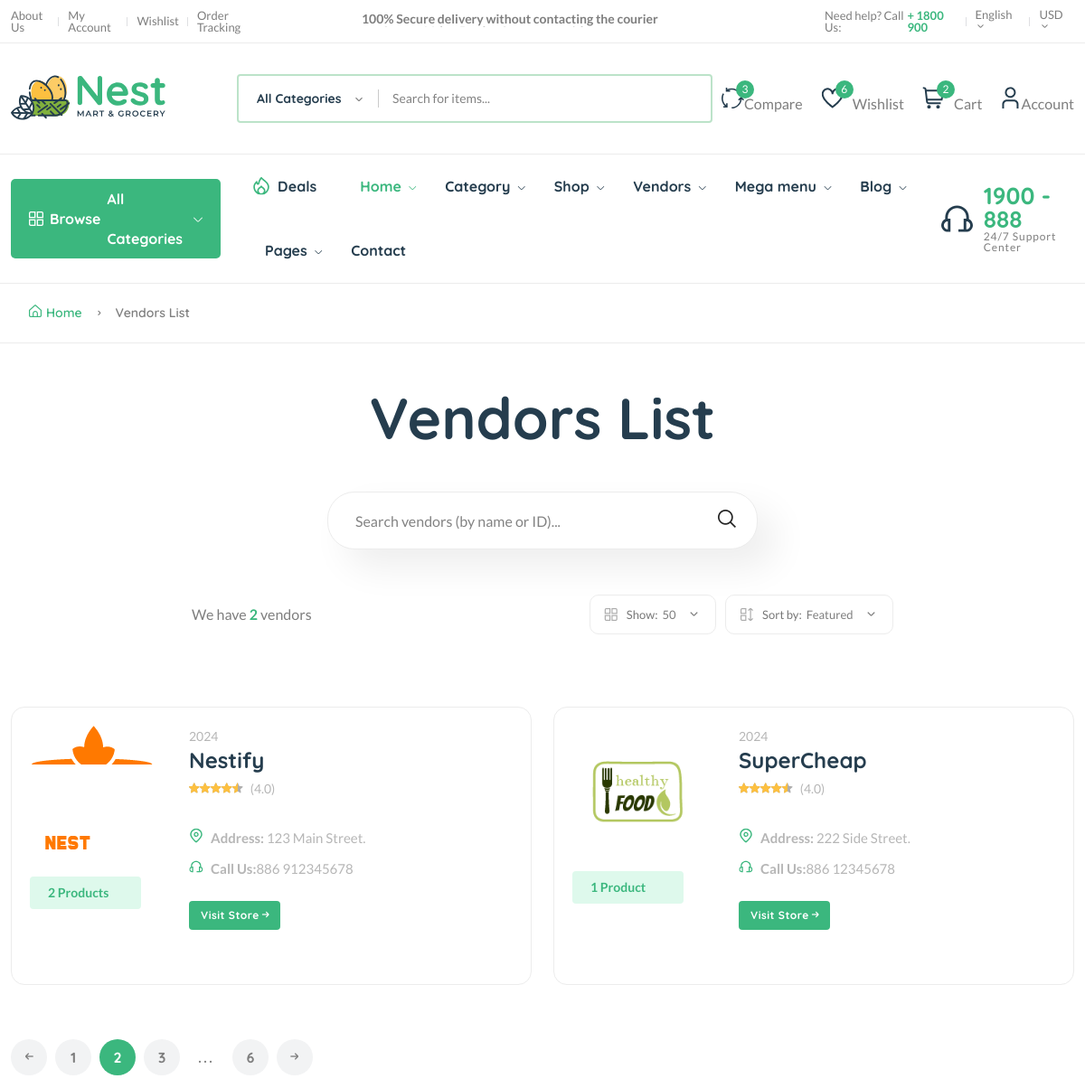
Page /vendors/ (upper part) on the earlier database version.
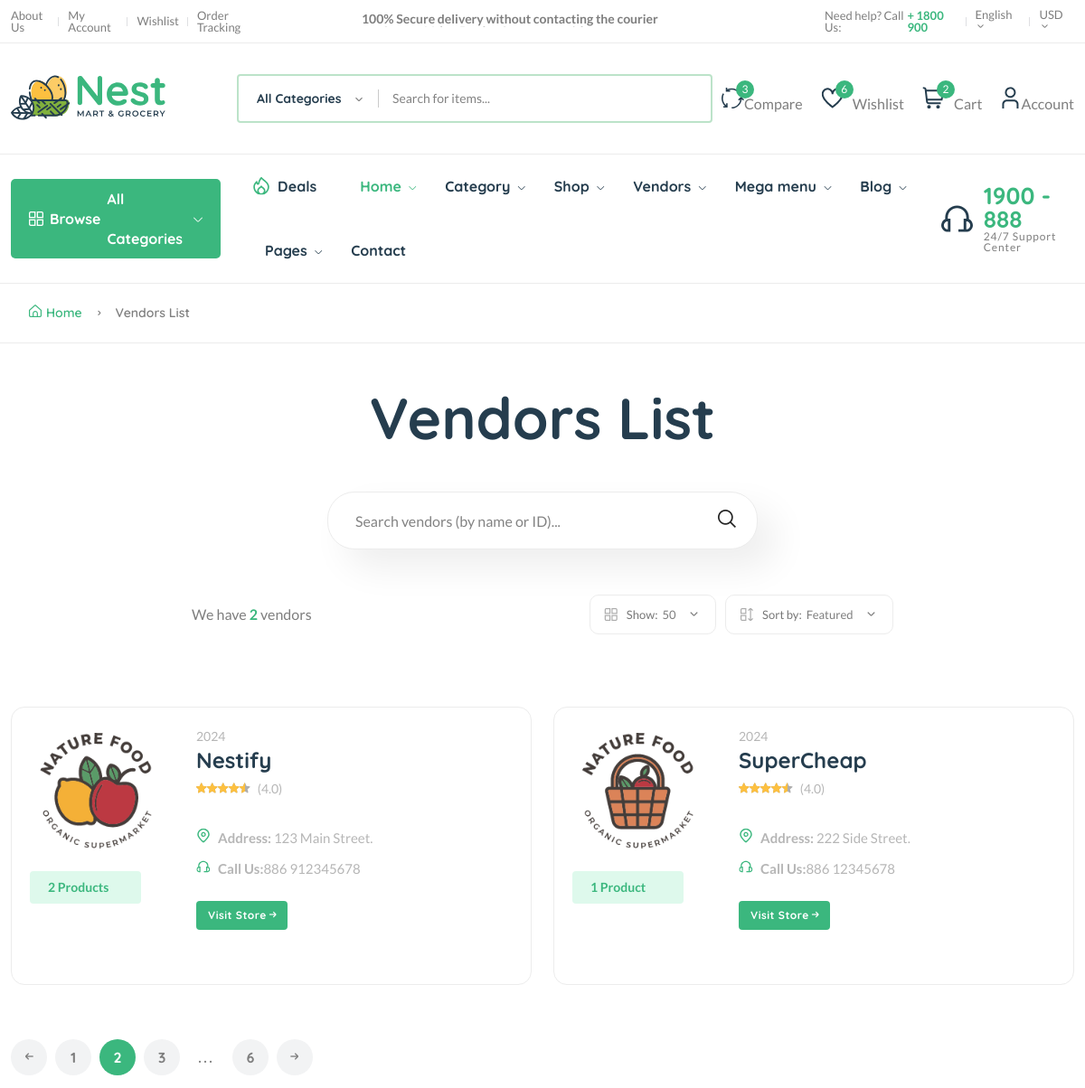
Same page on the later database version.
### core/models.py (models this page shows, shortened)
class Vendor(models.Model):
    vid = ShortUUIDField(
        unique=True, length=10, max_length=20, prefix="ven", alphabet="abcdefgh12345"
    )
    title = models.CharField(max_length=100, default="N/A")
    image = models.ImageField(upload_to="user_directory_path", default="vendor.jpg")
    cover_image = models.ImageField(
        upload_to="user_directory_path", default="vendor.jpg"
    )
    description = models.TextField(null=True, blank=True, default="N/A")
    address = models.CharField(max_length=100, default="N/A")
    contact = models.CharField(max_length=100, default="N/A")
    chat_resp_time = models.CharField(max_length=100, default="N/A")
    shipping_on_time = models.CharField(max_length=100, default="N/A")
    authentic_rating = models.CharField(max_length=100, default="N/A")
    days_return = models.CharField(max_length=100, default="N/A")
    warranty_period = models.CharField(max_length=100, default="N/A")
    user = models.ForeignKey(User, on_delete=models.SET_NULL, null=True)
    date = models.DateTimeField(auto_now_add=True, null=True, blank=True)
    class Meta:
        verbose_name_plural = "Vendors"

### core/views.py (the view)
# urls.py: path("vendors/", views.vendor_list_view, name="vendor-list"),
def vendor_list_view(request):
    vendors = Vendor.objects.all()
    context = {"vendors": vendors}
    return render(request, "core/vendor-list.html", context)

### templates/core/vendor-list.html (shortened to what this page needs)
{% extends 'partials/base.html' %}
{% load static %}
{% block content %}
    <main class="main pages mb-80">
        <div class="page-header breadcrumb-wrap">
            <div class="container">
                <div class="breadcrumb">
                    <a href="index.html" rel="nofollow"><i class="fi-rs-home mr-5"></i>Home</a>
                    <span></span> Vendors List
                </div>
            </div>
        </div>
        <div class="page-content pt-50">
            <div class="container">
                <div class="archive-header-2 text-center">
                    <h1 class="display-2 mb-50">Vendors List</h1>
                    <div class="row">
                        <div class="col-lg-5 mx-auto">
                            <div class="sidebar-widget-2 widget_search mb-50">
                                <div class="search-form">
                                    <form action="#">
                                        <input type="text" placeholder="Search vendors (by name or ID)..." />
                                        <button type="submit"><i class="fi-rs-search"></i></button>
                                    </form>
                                </div>
                            </div>
                        </div>
                    </div>
                </div>
                <div class="row mb-50">
                    <div class="col-12 col-lg-8 mx-auto">
                        <div class="shop-product-fillter">
                            <div class="totall-product">
                                <p>We have <strong class="text-brand">{{vendors.count}}</strong> vendor{{vendors.count|pluralize:"s"}}</p>
                            </div>
                            <div class="sort-by-product-area">
                                <div class="sort-by-cover mr-10">
                                    <div class="sort-by-product-wrap">
                                        <div class="sort-by">
                                            <span><i class="fi-rs-apps"></i>Show:</span>
                                        </div>
                                        <div class="sort-by-dropdown-wrap">
                                            <span> 50 <i class="fi-rs-angle-small-down"></i></span>
                                        </div>
                                    </div>
                                </div>
                                <div class="sort-by-cover">
                                    <div class="sort-by-product-wrap">
                                        <div class="sort-by">
                                            <span><i class="fi-rs-apps-sort"></i>Sort by:</span>
                                        </div>
                                        <div class="sort-by-dropdown-wrap">
                                            <span> Featured <i class="fi-rs-angle-small-down"></i></span>
                                        </div>
                                    </div>
                                </div>
                            </div>
                        </div>
                    </div>
                </div>
                <div class="row vendor-grid">
                    {% for v in vendors %}
                    <div class="col-lg-6 col-md-6 col-12 col-sm-6">
                        <div class="vendor-wrap style-2 mb-40">
                            <div class="vendor-img-action-wrap">
                                <div class="vendor-img">
                                    <a href="{% url 'core:vendor-detail' v.vid %}">
                                        <img class="default-img" src="{{ v.image.url }}" alt="" />
                                    </a>
                                </div>
                                <div class="mt-10">
                                    <span class="font-small total-product">{{ v.vendor.count }} Product{{v.vendor.count|pluralize:"s"}}</span>
                                </div>
                            </div>
                            <div class="vendor-content-wrap">
                                <div class="mb-30">
                                    <div class="product-category">
                                        <span class="text-muted">{{v.date|date:"Y"}}</span>
                                    </div>
                                    <h4 class="mb-5"><a href="{% url 'core:vendor-detail' v.vid %}">{{v.title}}</a></h4>
                                    <div class="product-rate-cover">
                                        <div class="product-rate d-inline-block">
                                            <div class="product-rating" style="width: 90%"></div>
                                        </div>
                                        <span class="font-small ml-5 text-muted"> (4.0)</span>
                                    </div>
                                    <div class="vendor-info d-flex justify-content-between align-items-end mt-30">
                                        <ul class="contact-infor text-muted">
                                            <li><img src="assets/imgs/theme/icons/icon-location.svg" alt="" /><strong>Address: </strong> <span>{{v.address}}</span></li>
                                            <li><img src="assets/imgs/theme/icons/icon-contact.svg" alt="" /><strong>Call Us:</strong><span>{{v.contact}}</span></li>
                                        </ul>
                                        <br>
                                    </div>
                                    <br>
                                    <a href="{% url 'core:vendor-detail' v.vid %}" class="btn btn-xs">Visit Store <i class="fi-rs-arrow-small-right"></i></a>
                                </div>
                            </div>
                        </div>
                    </div>
                    {% endfor %}
                </div>
                <div class="pagination-area mt-20 mb-20">
                    <nav aria-label="Page navigation example">
                        <ul class="pagination justify-content-start">
                            <li class="page-item">
                                <a class="page-link" href="#"><i class="fi-rs-arrow-small-left"></i></a>
                            </li>
                            <li class="page-item"><a class="page-link" href="#">1</a></li>
                            <li class="page-item active"><a class="page-link" href="#">2</a></li>
                            <li class="page-item"><a class="page-link" href="#">3</a></li>
                            <li class="page-item"><a class="page-link dot" href="#">...</a></li>
                            <li class="page-item"><a class="page-link" href="#">6</a></li>
                            <li class="page-item">
                                <a class="page-link" href="#"><i class="fi-rs-arrow-small-right"></i></a>
                            </li>
                        </ul>
                    </nav>
                </div>
            </div>
        </div>
    </main>
{% endblock content %}

Differences in the rows shown:
changed Vendor "Nestify": image: a different picture
changed Vendor "SuperCheap": image: a different picture
